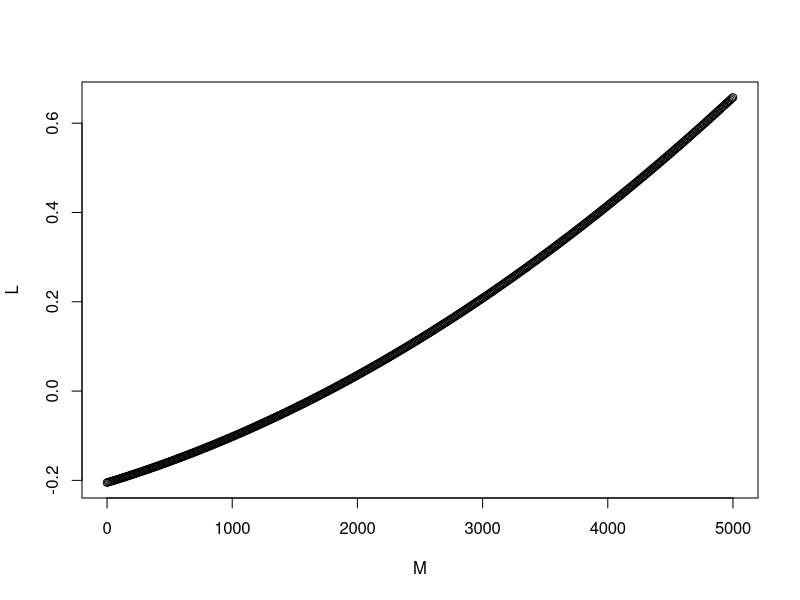

Source code (R):
r=0.04; 
mu0=8.7 + 0.38 #This is net amount: 3.6 for mu; 0.15 from theta. 
sigma=25;
gamma0 = 0.01
delta = 0.03; 

alpha0=1666;scale=53.23; xi=0.45;k=1000;
I1 =  0.0294*980000*43000/10^9  #cost is in billion AUD
# cost of adapting new buildings: 
g=0.01
N = 29400*(1+g)^(seq(1,100,1))
Nl = c(29400,N[-100])
AF = (1+r)^(-seq(1,100,1))
I2 = sum(0.002*10*0.01*150*1285*(N-Nl)*AF)/10^9  #cost is in billion AUD
I = I1 + I2

# Loss curve
u=1765
ustar = 2000

a=1.744*(10^(-8)); b=8.535*(10^(-5)); c = -0.205

# loss curve
M = seq(0, 5000,10)
L = a*M^2 + b*M + c
plot(M,L)

